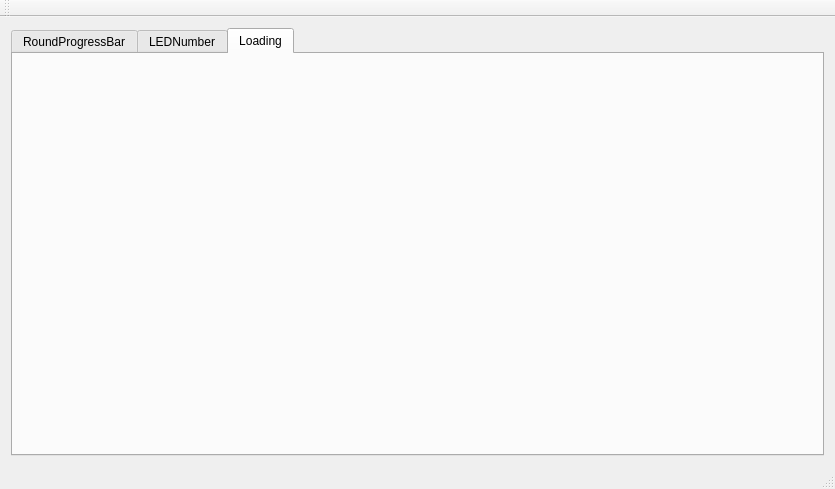
<?xml version="1.0" encoding="UTF-8"?>
<ui version="4.0">
 <class>MainWindow</class>
 <widget class="QMainWindow" name="MainWindow">
  <property name="geometry">
   <rect>
    <x>0</x>
    <y>0</y>
    <width>835</width>
    <height>489</height>
   </rect>
  </property>
  <property name="windowTitle">
   <string>MainWindow</string>
  </property>
  <widget class="QWidget" name="centralWidget">
   <layout class="QHBoxLayout" name="horizontalLayout_2" stretch="0">
    <item>
     <widget class="QTabWidget" name="tabWidget">
      <property name="currentIndex">
       <number>2</number>
      </property>
      <widget class="QWidget" name="tab">
       <attribute name="title">
        <string>RoundProgressBar</string>
       </attribute>
       <layout class="QHBoxLayout" name="horizontalLayout" stretch="3">
        <item>
         <layout class="QGridLayout" name="gridLayout"/>
        </item>
       </layout>
      </widget>
      <widget class="QWidget" name="tab_2">
       <attribute name="title">
        <string>LEDNumber</string>
       </attribute>
       <layout class="QGridLayout" name="gridLayout_3"/>
      </widget>
      <widget class="QWidget" name="tab_3">
       <attribute name="title">
        <string>Loading</string>
       </attribute>
       <layout class="QGridLayout" name="gridLayout_2"/>
      </widget>
     </widget>
    </item>
   </layout>
  </widget>
  <widget class="QMenuBar" name="menuBar">
   <property name="geometry">
    <rect>
     <x>0</x>
     <y>0</y>
     <width>835</width>
     <height>26</height>
    </rect>
   </property>
  </widget>
  <widget class="QToolBar" name="mainToolBar">
   <attribute name="toolBarArea">
    <enum>TopToolBarArea</enum>
   </attribute>
   <attribute name="toolBarBreak">
    <bool>false</bool>
   </attribute>
  </widget>
  <widget class="QStatusBar" name="statusBar"/>
 </widget>
 <layoutdefault spacing="6" margin="11"/>
 <resources/>
 <connections/>
</ui>
